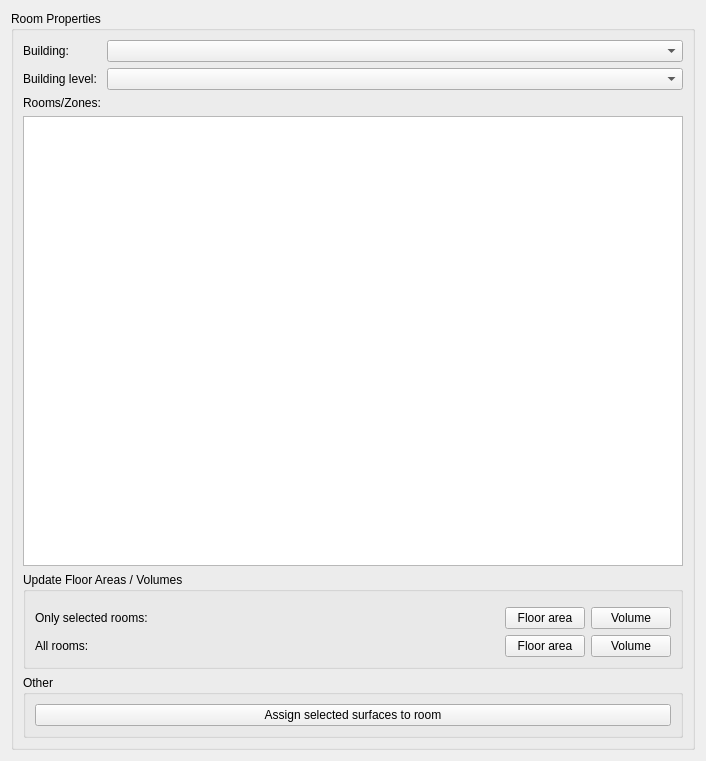
<?xml version="1.0" encoding="UTF-8"?>
<ui version="4.0">
 <class>SVPropBuildingZoneProperty</class>
 <widget class="QWidget" name="SVPropBuildingZoneProperty">
  <property name="geometry">
   <rect>
    <x>0</x>
    <y>0</y>
    <width>706</width>
    <height>761</height>
   </rect>
  </property>
  <property name="windowTitle">
   <string>Form</string>
  </property>
  <layout class="QGridLayout" name="gridLayout_4">
   <item row="0" column="0">
    <widget class="QGroupBox" name="groupBox_7">
     <property name="title">
      <string>Room Properties</string>
     </property>
     <layout class="QGridLayout" name="gridLayout_3" columnstretch="0,1">
      <item row="0" column="0">
       <widget class="QLabel" name="label_6">
        <property name="text">
         <string>Building:</string>
        </property>
       </widget>
      </item>
      <item row="0" column="1">
       <widget class="QComboBox" name="comboBoxBuildingFilter"/>
      </item>
      <item row="1" column="1">
       <widget class="QComboBox" name="comboBoxBuildingLevelFilter"/>
      </item>
      <item row="4" column="0" colspan="2">
       <widget class="QGroupBox" name="groupBoxSelectedComponent2">
        <property name="title">
         <string>Update Floor Areas / Volumes</string>
        </property>
        <layout class="QGridLayout" name="gridLayout">
         <item row="0" column="0">
          <widget class="Line" name="line">
           <property name="orientation">
            <enum>Qt::Vertical</enum>
           </property>
          </widget>
         </item>
         <item row="1" column="0">
          <layout class="QHBoxLayout" name="horizontalLayout_2">
           <item>
            <widget class="QLabel" name="label">
             <property name="text">
              <string>Only selected rooms:</string>
             </property>
            </widget>
           </item>
           <item>
            <spacer name="horizontalSpacer_2">
             <property name="orientation">
              <enum>Qt::Horizontal</enum>
             </property>
             <property name="sizeHint" stdset="0">
              <size>
               <width>40</width>
               <height>20</height>
              </size>
             </property>
            </spacer>
           </item>
           <item>
            <widget class="QPushButton" name="pushButtonFloorAreaSelectedRooms">
             <property name="text">
              <string>Floor area</string>
             </property>
            </widget>
           </item>
           <item>
            <widget class="QPushButton" name="pushButtonVolumeSelectedRooms">
             <property name="text">
              <string>Volume</string>
             </property>
            </widget>
           </item>
          </layout>
         </item>
         <item row="2" column="0">
          <layout class="QHBoxLayout" name="horizontalLayout">
           <item>
            <widget class="QLabel" name="label_2">
             <property name="text">
              <string>All rooms:</string>
             </property>
            </widget>
           </item>
           <item>
            <spacer name="horizontalSpacer">
             <property name="orientation">
              <enum>Qt::Horizontal</enum>
             </property>
             <property name="sizeHint" stdset="0">
              <size>
               <width>40</width>
               <height>20</height>
              </size>
             </property>
            </spacer>
           </item>
           <item>
            <widget class="QPushButton" name="pushButtonFloorAreaAllRooms">
             <property name="text">
              <string>Floor area</string>
             </property>
            </widget>
           </item>
           <item>
            <widget class="QPushButton" name="pushButtonVolumeAllRooms">
             <property name="text">
              <string>Volume</string>
             </property>
            </widget>
           </item>
          </layout>
         </item>
        </layout>
       </widget>
      </item>
      <item row="3" column="0" colspan="2">
       <widget class="QTableWidget" name="tableWidgetZones">
        <property name="selectionMode">
         <enum>QAbstractItemView::ExtendedSelection</enum>
        </property>
        <property name="sortingEnabled">
         <bool>true</bool>
        </property>
        <attribute name="verticalHeaderShowSortIndicator" stdset="0">
         <bool>false</bool>
        </attribute>
       </widget>
      </item>
      <item row="1" column="0">
       <widget class="QLabel" name="label_7">
        <property name="text">
         <string>Building level:</string>
        </property>
       </widget>
      </item>
      <item row="5" column="0" colspan="2">
       <widget class="QGroupBox" name="groupBox">
        <property name="title">
         <string>Other</string>
        </property>
        <layout class="QVBoxLayout" name="verticalLayout_2">
         <item>
          <widget class="QPushButton" name="pushButtonAssignSurface">
           <property name="text">
            <string>Assign selected surfaces to room</string>
           </property>
          </widget>
         </item>
        </layout>
       </widget>
      </item>
      <item row="2" column="0">
       <widget class="QLabel" name="label_8">
        <property name="text">
         <string>Rooms/Zones:</string>
        </property>
       </widget>
      </item>
     </layout>
    </widget>
   </item>
  </layout>
 </widget>
 <resources/>
 <connections/>
</ui>
